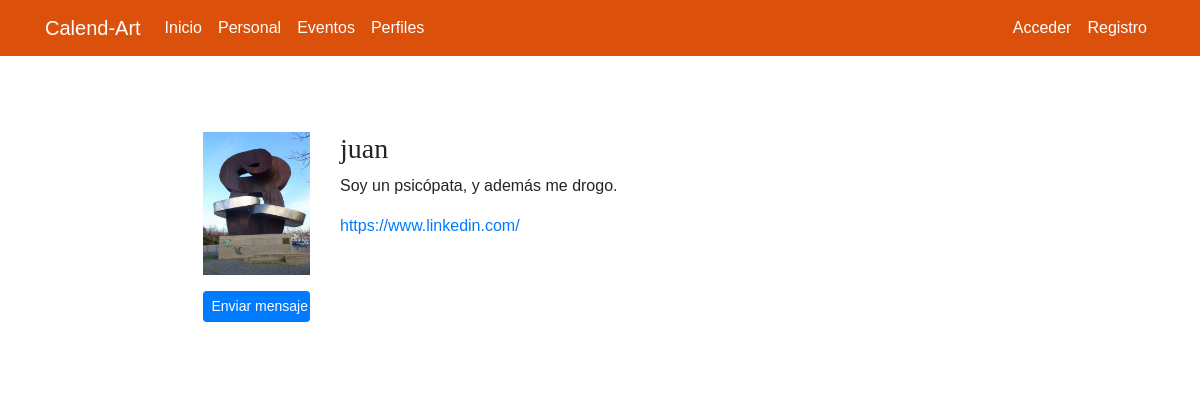
Before: /profiles/juan/ with the older database file.
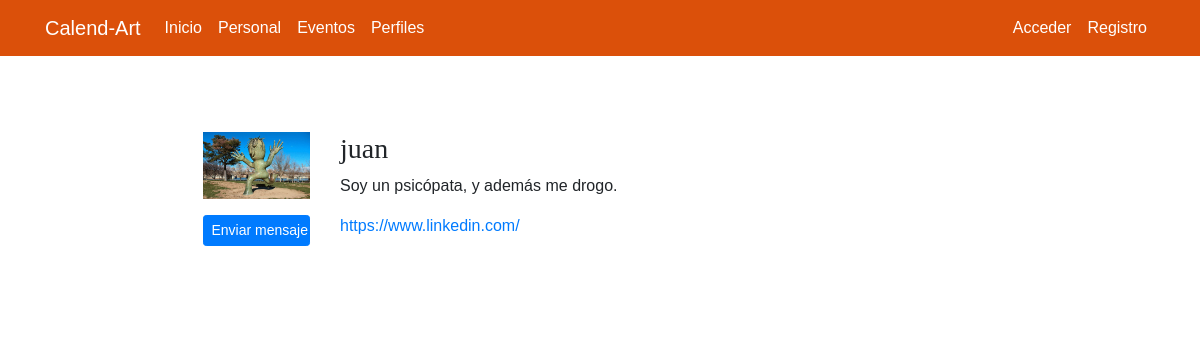
After: the same page with the newer database file.
### registration/models.py (models this page shows)
class Profile(models.Model):
    user = models.OneToOneField(CustomUser, on_delete=models.CASCADE, related_name='profile')
    avatar = models.ImageField(upload_to=custom_upload_to, null=True, blank=True)
    bio = models.TextField(null=True, blank=True)
    link = models.URLField(max_length=200, null=True, blank=True)
    class Meta:
        ordering = ['user__username']

class CustomUser(AbstractUser):
    email = models.EmailField(unique=True)
    telefono = models.CharField(max_length=20)
    departamento = models.CharField(max_length=100)
    respuesta_seguridad_1 = models.CharField(
        max_length=255,
        verbose_name="¿Cuál es el nombre de tu primera mascota?"
    )
    respuesta_seguridad_2 = models.CharField(
        max_length=255,
        verbose_name="¿Cuál es el nombre de tu abuela materna?"
    )

### profiles/views.py (the view)
# urls.py: path('<username>/', ProfileDetailView.as_view(), name='detail'),
class ProfileDetailView(DetailView):
    model = Profile
    template_name = 'profiles/profile_detail.html'
    def get_object(self):
        return get_object_or_404(Profile, user__username=self.kwargs['username'])

### profiles/templates/profiles/profile_detail.html (shortened to what this page needs)
{% extends 'core/base.html' %}
{% load static %}
{% block content %}
<main role="main">
  <div class="container">
    <div class="row mt-3">
      <div class="col-md-9 mx-auto mb-5">
        <form action="" method="post" enctype="multipart/form-data">{% csrf_token %}
          <div class="row">
            <div class="col-md-2">
              {% if profile.avatar %}
                <img src="{{profile.avatar.url}}" class="img-fluid">
              {% else %}
                <img src="{% static 'registration/img/no-avatar.jpg' %}" class="img-fluid">
              {% endif %}
              {% if request.user != profile.user %}
                <a href="{% url 'messenger:start' profile.user.username %}" class="btn btn-primary btn-sm btn-block mt-3">
                  Enviar mensaje
                </a>
              {% endif %}
            </div>
            <div class="col-md-10">
              <h3>{{profile.user}}</h3>
              {% if profile.bio %}<p>{{profile.bio}}</p>{% endif %}
              {% if profile.link %}<p><a href="{{profile.link}}" target="_blank">{{profile.link}}</a></p>{% endif %}
            </div>
          </div>
        </form>
      </div>
    </div>
  </div>
</main>
{% endblock %}

Changed rows visible on the page:
changed Profile "Soy un psicópata, y además me drogo.": avatar: a different picture
